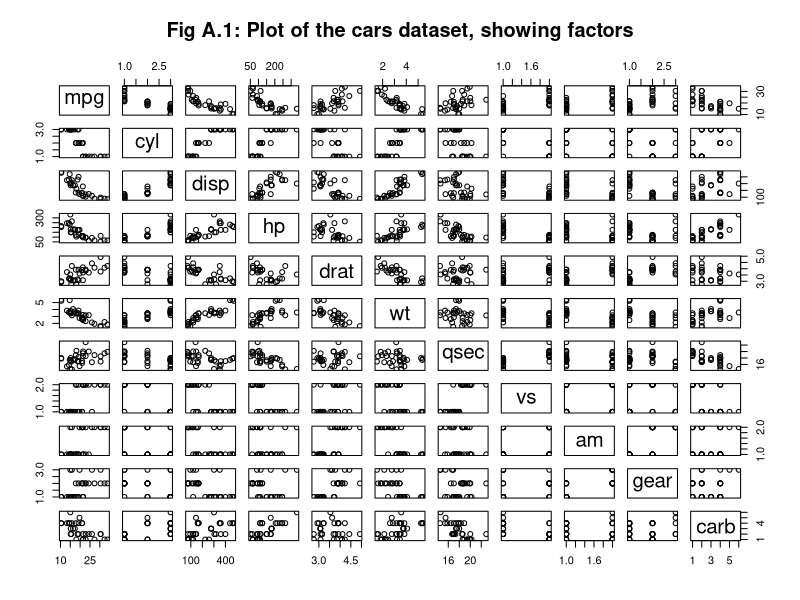
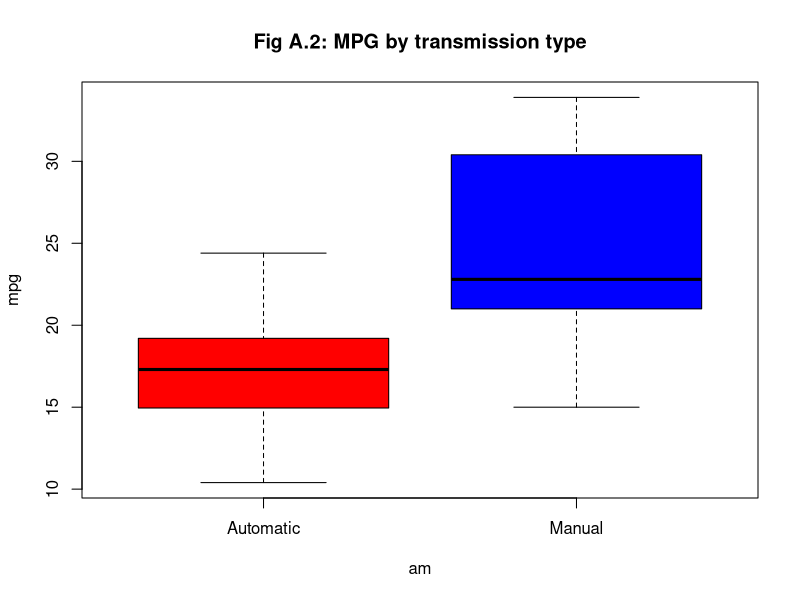
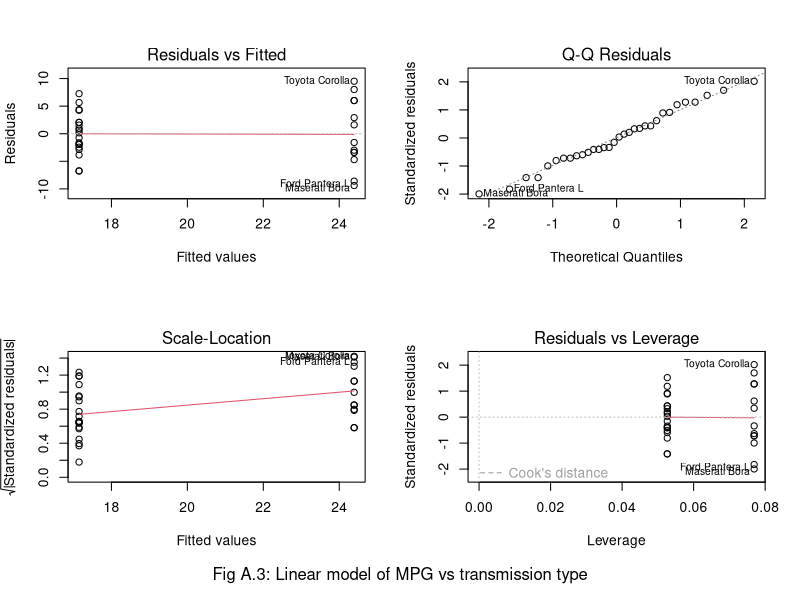
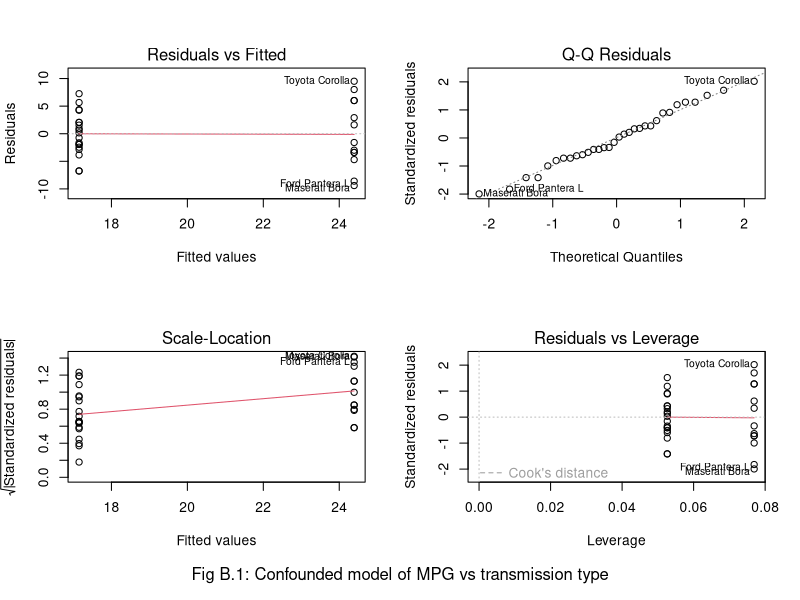

Generate these figures, in order, with R:
## ---- chunk 1
knitr::opts_chunk$set(echo = TRUE)
## ---- chunk 2
cars <- transform(mtcars, cyl=as.factor(cyl), vs=as.factor(vs), gear=as.factor(gear), am=as.factor(am), carb=as.factor(carb))
## ---- chunk 3
t<-t.test(cars[cars$am=="0",]$mpg, cars[cars$am=="1",]$mpg, paired=FALSE, var.equal=FALSE)
s<-c(t$statistic,t$p.value,t$conf.int)
names(s)<-c("t statistic", "p-value", "Conf low", "Conf high")
s
## ---- chunk 4
summary(lm(mpg~am-1, cars))$coefficients
## ---- chunk 5
cars[grep("^Toyota", rownames(cars)),]
## ---- chunk 6
summary(lm(mpg~am+disp+wt-1,cars))$coefficients
## ---- chunk 7
summary(lm(mpg~am+disp+wt+vs-1,cars))$coefficients
## ---- chunk 8
require(datasets)
data(mtcars)
## ---- chunk 9
str(mtcars)
dim(mtcars)
sapply(mtcars, unique)
## ---- chunk 10
plot(cars, main="Fig A.1: Plot of the cars dataset, showing factors")
## ---- chunk 11
boxplot(mpg~am, data=cars, main="Fig A.2: MPG by transmission type", col=c("red", "blue"), xaxt="n")
axis(1, at = 1:2, labels=c("Automatic", "Manual"))
## ---- chunk 12
par(mfrow=c(2,2), oma=c(2,0,0,0))
plot(lm(mpg~am-1,cars))
mtext("Fig A.3: Linear model of MPG vs transmission type", side=1, outer = TRUE)
## ---- chunk 13
dev.off() # reset the graphical device
## ---- chunk 14
cor(cars[c("mpg", "disp", "hp", "drat", "wt", "qsec")])
## ---- chunk 15
fit1 <- lm(mpg~am+disp+wt-1, cars)        # initial confounding model
fit2 <- update(fit1, mpg~am+disp+wt+vs-1) # final model
fit3 <- update(fit1, mpg~am+disp+wt+vs+cyl-1)
fit4 <- update(fit1, mpg~am+disp+wt+vs+cyl+qsec-1)
fit5 <- update(fit1, mpg~am+disp+wt+vs+cyl+qsec+gear-1)
fit6 <- update(fit1, mpg~am+disp+wt+vs+cyl+qsec+gear+carb-1)
anova(fit1,fit2,fit3,fit4,fit5,fit6)
## ---- chunk 16
par(mfrow=c(2,2), oma=c(2,0,0,0))
plot(lm(mpg~am-1,cars))
mtext("Fig B.1: Confounded model of MPG vs transmission type", side=1, outer = TRUE)
